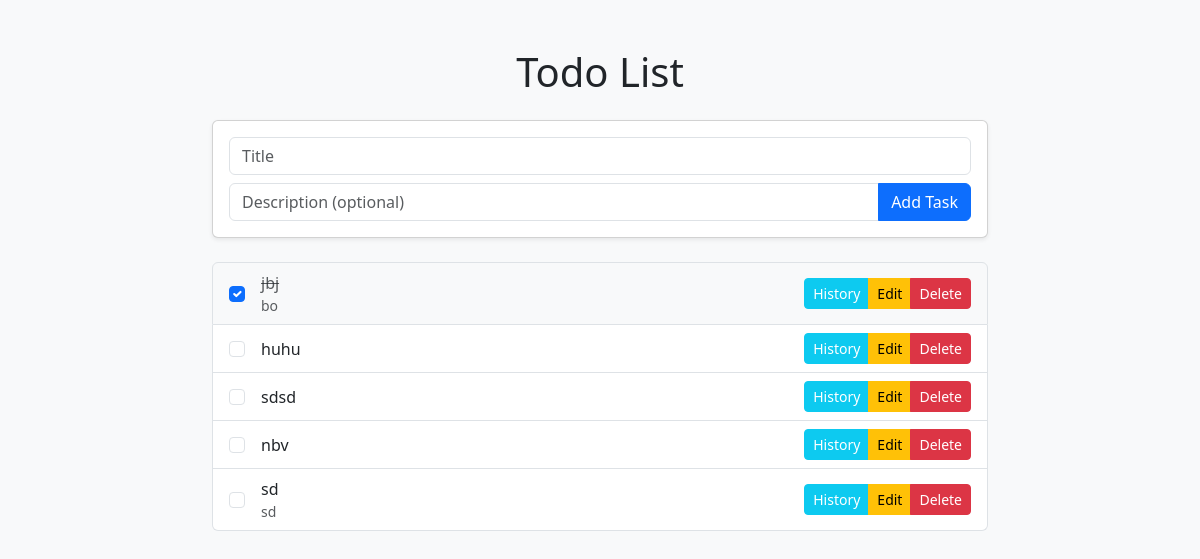
Before: / with the older database file.
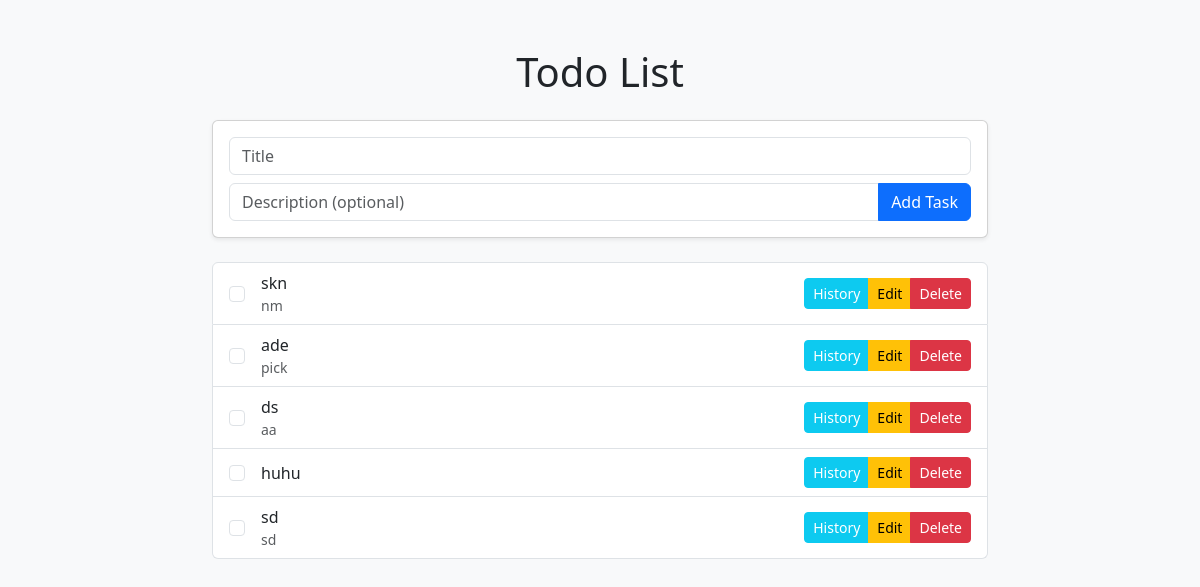
After: the same page with the newer database file.
### todos/models.py (models this page shows, shortened)
class Todo(models.Model):
    title = models.CharField(max_length=200,null=False,blank=False)
    description = models.TextField(blank=True,null=True)
    is_completed = models.BooleanField(default=False)
    created_at = models.DateTimeField(auto_now_add=True)
    updated_at = models.DateTimeField(auto_now=True)

### todos/views.py (the view)
# urls.py: path('', views.index, name='index'),
def index(request):
    todos = Todo.objects.all().order_by('-created_at')
    paginator = Paginator(todos,5)
    page_number = request.GET.get('page')
    page_obj = paginator.get_page(page_number)
    return render(request,'todos/index.html', {'page_obj': page_obj},status=200)

### todos/templates/todos/index.html (shortened to what this page needs)
{% extends 'todos/base.html' %}
{% block content %}
<div class="card shadow-sm mb-4">
    <div class="card-body">
        <form hx-post="{% url 'add_todo' %}" hx-target="#todo-list" hx-swap="innerHTML" hx-on::after-request="this.reset()" hx-ext="json-enc">
            <div class="mb-2">
                <input type="text" name="title" class="form-control" placeholder="Title" required autocomplete="off">
            </div>
            <div class="input-group">
                <input type="text" name="description" class="form-control" placeholder="Description (optional)" autocomplete="off">
                <button class="btn btn-primary" type="submit">Add Task</button>
            </div>
         </form>
    </div>
</div>
 <div id = "todo-zone">
     {% include 'todos/partials/todo_list.html' %}
 </div>
{% endblock %}

### todos/templates/todos/base.html (shortened to what this page needs)
<!DOCTYPE html>
<html lang="en">
<head>
    <link href="https://cdn.jsdelivr.net/npm/bootstrap@5.3.0/dist/css/bootstrap.min.css" rel="stylesheet">
</head>
<body class="bg-light">
    <div class="container mt-5" style="max-width: 800px;">
        <h1 class="text-center mb-4">Todo List</h1>
        {% block content %}{% endblock %}
    </div>
</body>
</html>

### todos/templates/todos/partials/todo_list.html (shortened to what this page needs)
<ul id="todo-list" class="list-group mb-5">
    {% for todo in page_obj %}
        {% include 'todos/partials/todo_item.html' %}
    {% endfor %}
</ul>

### todos/templates/todos/partials/todo_item.html
<li class="list-group-item d-flex justify-content-between align-items-center {% if todo.is_completed %}bg-light{% endif %}">
    <div class="d-flex align-items-center gap-3">
        <input class="form-check-input mt-0" type="checkbox"
               {% if todo.is_completed %}checked{% endif %}
               hx-patch="{% url 'toggle_todo' todo.id %}"
               hx-target="closest li"
               hx-swap="outerHTML">
        <div class="d-flex flex-column">
            <span class="{% if todo.is_completed %}text-decoration-line-through text-muted{% endif %}">
                {{ todo.title }}
            </span>
            {% if todo.description %}
            <small class="text-muted">{{ todo.description }}</small>
            {% endif %}
        </div>
    </div>
    <div class="btn-group">
        <button class="btn btn-sm btn-info text-white"
                hx-get="{% url 'todo_history' todo.id %}"
                hx-target="#history-content"
                data-bs-toggle="modal"
                data-bs-target="#historyModal">
            History
        </button>
        <button class="btn btn-sm btn-warning"
                hx-get="{% url 'update_todo' todo.id %}"
                hx-target="closest li"
                hx-swap="outerHTML">
            Edit
        </button>
        <button class="btn btn-sm btn-danger"
                hx-delete="{% url 'delete_todo' todo.id %}?page={{page_obj.number}}"
                hx-target="#todo-zone"
                hx-swap="innerHTML"
                hx-confirm="Are you sure?">
            Delete
        </button>
    </div>
</li>

Changed rows visible on the page:
removed Todo: is_completed "☑", title "jbj", description "bo"
removed Todo: title "sdsd"
removed Todo: title "nbv"
added Todo: title "skn", description "nm"
added Todo: title "ade", description "pick"
added Todo: title "ds", description "aa"
